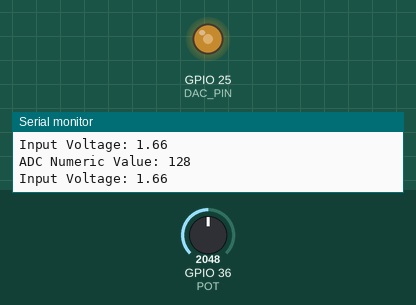
Simulated run of this sketch. Board: ESP32. On the bench: output pins drawn as LEDs (lit = HIGH), the last lines printed to the serial monitor. The test bench sets the inputs (shaded band); at power-on: GPIO 36 (POT) = 2048 (analog values on the 0–4095 scale).

Above: at 1.8 s.
1.9 s: GPIO 36 (POT) set to 2866
At 3.8 s:
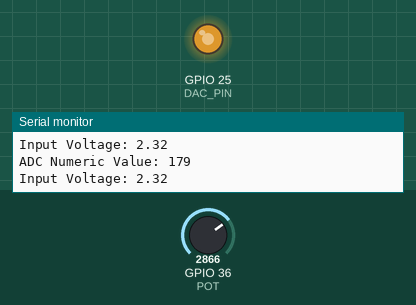
4.5 s: GPIO 36 (POT) set to 3603
At 7.2 s:
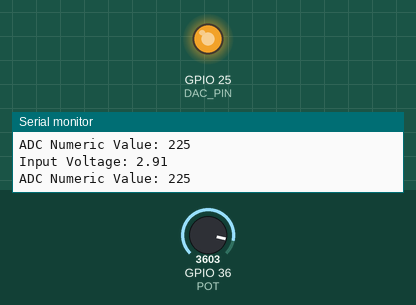
7.5 s: GPIO 36 (POT) set to 491
At 9.6 s:
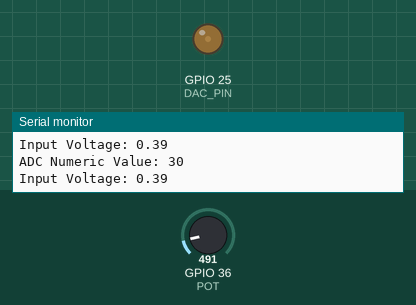
Timing chart, 0 to 11.1 s (numbered marks = the images above; inputs shaded):
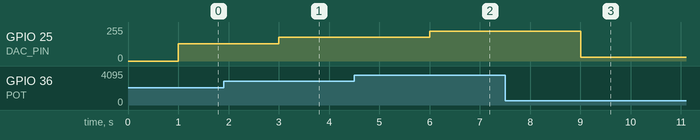

The sketch:

DAC_demo.ino
```cpp
/*========================================
             DAC_demo

==========================================
Description:


Programmer:
  Yuzon, Maria Rebekah J.
  Manicang, Joshua G.

 Date:
  14 Oct 2026
----------------------------------------*/


// GPIO pins
const byte POT = 36;
const byte DAC_PIN = 25;

// variables
int adc_val = 0;     //3120
float voltage_in = 0;  //2.5V <- result calc

void setup() {
  // ADC pin
  pinMode(POT, INPUT);
  analogReadResolution(8);   // 8-bit

  // DAC pin
  pinMode(DAC_PIN, OUTPUT);

  Serial.begin(9600);     // baud rate bps
}

void loop() {
  // 8-bit ADC numerical value
  adc_val = analogRead(POT);
  Serial.printf("ADC Numeric Value: %d\n", adc_val);
  delay(500);

  // Convert 8-bit ADC to actual voltage
  voltage_in = (adc_val/255.0)*3.3;
  Serial.printf("Input Voltage: %.2f\n", voltage_in);
  delay(500);

  // Use multimeter to verify the actual voltage
  dacWrite(DAC_PIN, adc_val); // 1.8V - 2.3V
}
```

Measured:
- after the input at 1.9 s, GPIO 25 (DAC_PIN): 128/255 → 179/255 after 1.1 s
- after the input at 4.5 s, GPIO 25 (DAC_PIN): 179/255 → 225/255 after 1.5 s
- after the input at 7.5 s, GPIO 25 (DAC_PIN): 225/255 → 30/255 after 1.5 s
